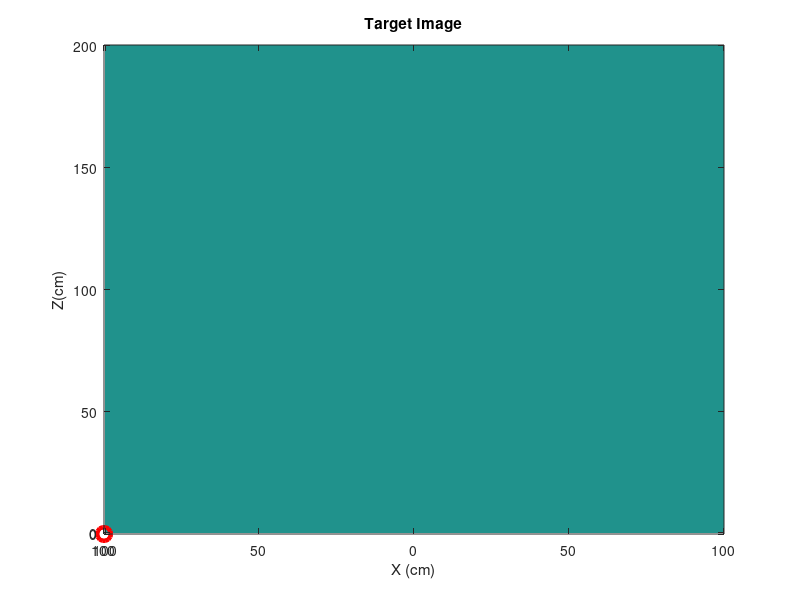
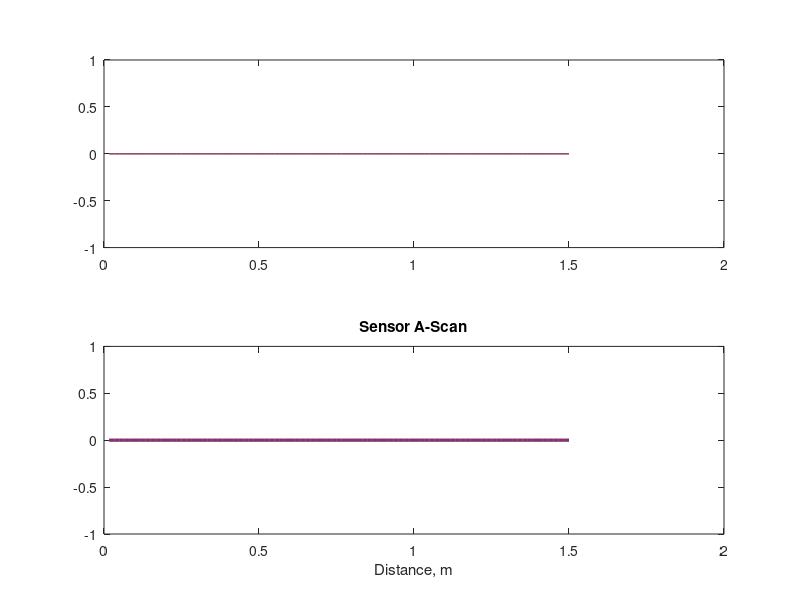
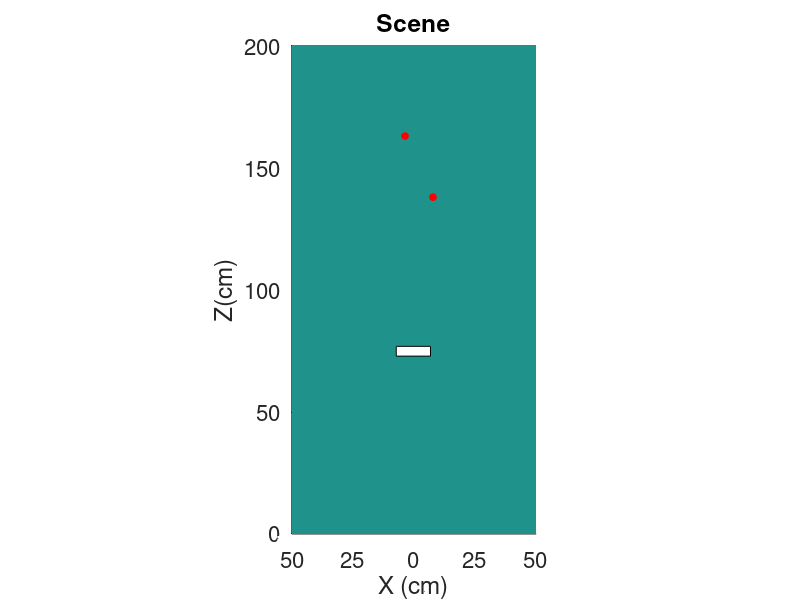

Reproduce these figures in MATLAB, in order. (Note: this script raises an error after producing the figures.)
%%%
% ULTRASONIC LOCALIZER
% EE292Q FINAL PROJECT SPRING 2023
% 


%% SETUP & PARAMETERS
clear; close all;

% physical parameters
c = 343; % speed of sound, m
% sensor_locs = [-0.07 0 0.07]; % relative sensor x-locations, m
% sensor_locs = [0.12 0 -0.12]; % relative sensor x-locations, m
sensor_locs = [-.15, -.05, .05, .15];

target_locs = [0, 0;
               -0.32, 0.32]; % target [x,z] locations, m
% target_locs = [0, 0;
%                -0.225, 0.1125]; % target [x,z] locations, m

numTargets = size(target_locs, 1); % number of targets

% capture parameters
% file data parameters
data_from_file = 1; % if true, load data from directory instead of serial
input_directory = "test_data/20230604_190328";

data_to_file = 0; % if true, output captured data to directory
output_directory = "test_data";
filefmt = "yyyyMMdd_HHmmssSSS";
dirfmt = "yyyyMMdd_HHmmss";

if data_to_file && ~ data_from_file
    output_directory = fullfile(output_directory, string(datetime,dirfmt));
    mkdir(output_directory)
end

% serial parameters
% serial_port = "COM3";
serial_port = "/dev/tty.usbmodem2102";
baud = 1000000; % baud rate
numMeasures = 3; % captures per sensor
numDevices = length(sensor_locs); % number of sensors
distMeasure = 1.5; % maximum distance measurement, matches firmware

% plotting parameters
%   these are also defined in some functions, but here because I'm lazy
% backprop image parameters
Nx = 400;
backprop_grid_size = 2;
dx = backprop_grid_size/Nx;

% a scan plot parameters
d = (1:distMeasure*60)/60;

% localization plot params
widthcm = 100;
heightcm = 200;
width = widthcm/(100*dx);
height = heightcm/(100*dx);
%widthcm = 600*100*dx;

targetTruthPosCm = [8 138; -3.42 163];
targetTruthPos = targetTruthPosCm./(dx*100);
targetTruthPos(:,1) = targetTruthPos(:,1) + width/2;
sensorPosCm = [0 75];

tt_pos(1,:) = [0, 0];
tt_pos(2,:) = targetTruthPosCm(2,:) - targetTruthPosCm(1,:);
tt_pos_idx = floor(tt_pos / (100 *dx));

%% INITIALIZE SENSOR
if ~data_from_file
    s = serialport(serial_port, baud);
end

%% INITIALIZE PLOTS
% Target Image
fig1 = figure(1);
fig1img1 = imagesc(zeros(Nx,Nx)); hold on;
fig1tp1 = plot( ...
    zeros(numTargets,1), ...
    zeros(numTargets,1), ...
    'ro','MarkerSize',10,'LineWidth',3 ...
    );
title('Target Image')
xlabel('X (cm)')
ylabel('Z(cm)')
xticks([1 xticks])
yticks([1 yticks])
yticklabels(floor(yticks*dx*100))
xticklabels(ceil(abs(xticks-Nx/2)*dx*100))
set(gca,'YDir','normal')

% A-Scan
fig2 = figure(2); hold on;
subplot(2,1,1)
fig2l1 = plot(d,zeros(size(d,2),numDevices),'LineStyle','-');
% set(gca, 'ColorOrderIndex', 1)
subplot(2,1,2)
fig2l2 = plot(d,zeros(size(d,2),numDevices),'LineStyle','-','LineWidth',2);
title('Sensor A-Scan')
xlabel('Distance, m')

% Self localization
% fig3 = figure(3); hold on;
% fig3l1 = plot(target_locs(:,1), target_locs(:,2), ...
%     'ro','MarkerFaceColor','r','MarkerSize',5, ...
%     'DisplayName','Targets');
% fig3l2 = plot(0,0,'gs','DisplayName', 'Sensors');
% xlabel('X, m');
% ylabel('Z, m');
% xlim([-distMeasure, distMeasure])
% ylim([-distMeasure, distMeasure])
% title('Self Localization, m');

fig3 = figure(3); hold on;
set(gcf, 'Color', 'w');
set(gcf, 'Position', [100 150 500 600]);
scene = zeros(height,width);
imagesc(scene);
fig3l1 = plot(targetTruthPos(:,1), targetTruthPos(:,2), ...
    'ro','MarkerFaceColor','r','MarkerSize',5, ...
    'DisplayName','Targets');
% fig3l2 = plot(0,0,'gs','DisplayName', 'Sensors');
fig3l2 = rectangle('Position', [sensorPosCm(1)+widthcm/2-7 sensorPosCm(2)-2 14 4]./(dx*100),'FaceColor',[1 1 1]);
fig3l4 = text(0,0, sprintf("init"), ...
    'HorizontalAlignment','center', ...
    'VerticalAlignment','top', ...
    'FontSize',14, ...
    'FontWeight','bold', ...
    'Color','w');
axis image;
set(gca,'fontsize',16)
title('Scene')
xlabel('X (cm)')
ylabel('Z(cm)')
xticks([1 xticks])
yticks([1 yticks])
yticklabels(floor(yticks*dx*100))
xticklabels(ceil(abs(xticks-width/2)*dx*100))

%% LOCALIZATION LOOP
N = 10000000;
for ii = 1:N
    % Capture Ultrasonic Data
    %   AscanData:
    % [device, measurement, [I,Q], samples]
    %   Params:
    % [device, measurement, [port, range, amp, samples, op_freq, bandwidth]
    if data_from_file
        [AscanData, params] = GetAscanDataFromFile(input_directory, ii);
    else
        [AscanData, params] = GetAscanDataFromCH201(numDevices, numMeasures, distMeasure, s);
    end
    
    AscanData = AscanData(:,:,:,1:distMeasure*60);

    % Preprocess IQ Data
    [ppIQ, scaledAscan, deviceAscan] = preprocess_IQ(AscanData, numTargets);
    %ppIQ = AscanData;
    % Backpropagate to create image
    Im = zeros(400, 400, numDevices);
    for ii_dev = 1:numDevices
        % upconvert back to sample rate
        [data_pb, Fs] = upconv( ...
            squeeze(ppIQ(ii_dev,:,1,:)), ... % I
            squeeze(ppIQ(ii_dev,:,2,:)), ... % Q
            params(ii_dev,1,5)); % fs
        
        % define time vector
        t = 0:1/Fs:size(data_pb,2)/Fs - 1/Fs;
        
        % backprojection
        Im(:,:,ii_dev) = BackProj( ...
            hilbert(data_pb), ... % analytic signal of time series data
            sensor_locs(ii_dev), ... % receiver location(s)
            sensor_locs(ii_dev), ... % source location(s)
            c, ... % speed of sound
            Fs, ... % ?
            backprop_grid_size, ... % x, m
            backprop_grid_size, ... % z, m
            Nx ...
            );
    end
    % merge backprop images
    combined_Im = squeeze(sum(abs(Im),3)).^2;
    
    % TODO: need convention on orientation of XZ coords 

    % itentify targets by xcorr method
    numFound = 2;
    [points, ~, heatmap] = FindTargetsXcorr(combined_Im, tt_pos_idx);
    
    % Identify targets in backpropgatation image
    %[numFound, points] = FindTargets(numTargets, combined_Im);

    
    fig1img1.CData = combined_Im;
    fig1tp1.XData = points(:,1);
    fig1tp1.YData = points(:,2);

    % Self-localize
    if numFound == numTargets
        points(:,1) = points(:,1) + (width-Nx)/2;
        [x,z] = calcSenorsPos(targetTruthPos, points);
        sensorPosCm = [x,z].*(dx*100);
        fig3l2.Position = [sensorPosCm(1)+widthcm/2-7 sensorPosCm(2)-2 14 4]./(dx*100);
        fig3l4.Position = [(sensorPosCm(1)+widthcm/2)./(dx*100), sensorPosCm(2)./(dx*100)-2];
        fig3l4.String = sprintf("(%0.2f, %0.2f)", sensorPosCm);
    end
    % Update Plots

    for lidx=1:length(fig2l1)
        fig2l1(lidx).YData = deviceAscan(:,lidx);
        fig2l2(lidx).YData = scaledAscan(:,lidx);
    end

    if data_to_file && ~ data_from_file
        save(fullfile(output_directory, string(datetime, filefmt)),'AscanData','params')
    end
    pause(0.25)

end

%% CLEANUP 
clear s
